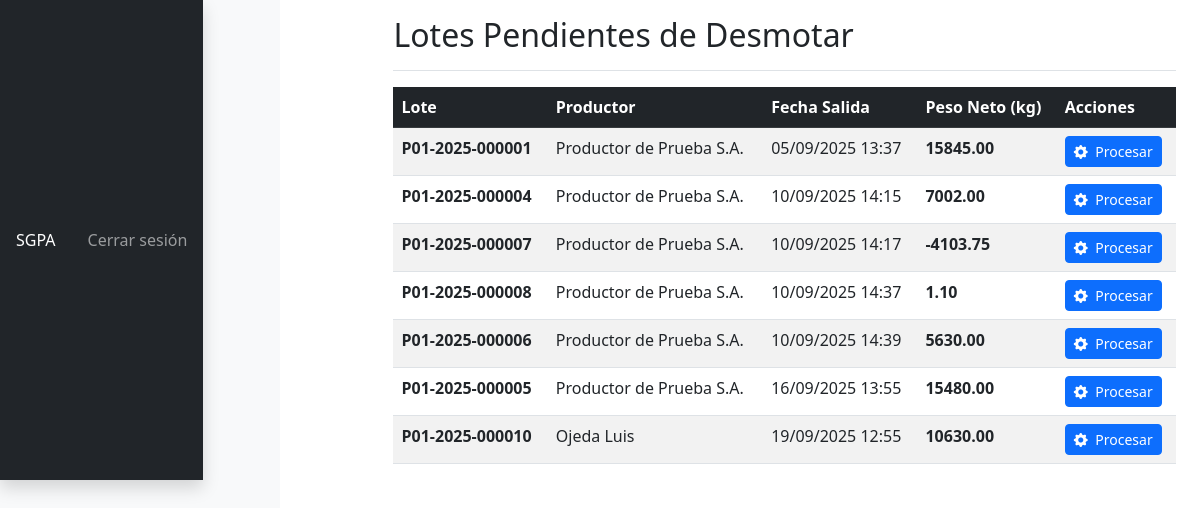
Page /desmotado/pendientes (signed in) on the committed database.
### app/models/operaciones.py (models this page shows)
class Carga(db.Model):
    id = db.Column(db.Integer, primary_key=True)
    lote_id = db.Column(db.String(20), unique=True, nullable=False)
    fecha_entrada = db.Column(db.DateTime, default=datetime.utcnow)
    peso_bruto = db.Column(db.Float, nullable=False)
    peso_tara = db.Column(db.Float)
    fecha_salida = db.Column(db.DateTime)
    estado = db.Column(db.String(50), default='Pendiente Salida')
    numero_bascula = db.Column(db.Integer)
    placa_acoplado = db.Column(db.String(10))
    dtv = db.Column(db.String(50))
    humedad = db.Column(db.Float)
    observaciones_romaneo = db.Column(db.Text)
    planta_id = db.Column(db.Integer, db.ForeignKey('planta.id'), nullable=False)
    productor_id = db.Column(db.Integer, db.ForeignKey('productor.id'), nullable=False)
    chofer_id = db.Column(db.Integer, db.ForeignKey('chofer.id'), nullable=False)
    vehiculo_id = db.Column(db.Integer, db.ForeignKey('vehiculo.id'), nullable=False)
    usuario_balancero_id = db.Column(db.Integer, db.ForeignKey('user.id'), nullable=False)
    usuario_salida_id = db.Column(db.Integer, db.ForeignKey('user.id'))
    productor = db.relationship('Productor')
    chofer = db.relationship('Chofer')
    vehiculo = db.relationship('Vehiculo')
    usuario_balancero = db.relationship('User', foreign_keys=[usuario_balancero_id])
    usuario_salida = db.relationship('User', foreign_keys=[usuario_salida_id])
    proceso_desmotado = db.relationship('ProcesoDesmotado', backref='carga', uselist=False)
    @hybrid_property
    def peso_neto(self):
        if self.peso_bruto and self.peso_tara:
            return self.peso_bruto - self.peso_tara
        return 0.0

class Productor(db.Model):
    id = db.Column(db.Integer, primary_key=True)
    nombre_completo = db.Column(db.String(200), nullable=False)
    cuit = db.Column(db.String(13), unique=True, nullable=False)
    renpa = db.Column(db.String(20))
    telefono = db.Column(db.String(50))
    email = db.Column(db.String(120))
    activo = db.Column(db.Boolean, default=True)

### app/routes/desmotado.py (the view)
@bp.route('/pendientes')
@login_required
@roles_accepted('Administrativo', 'AdminPlanta', 'CasaCentral')
def lotes_pendientes():  # Antes se llamaba listar_lotes_pendientes
    page = request.args.get('page', 1, type=int)
    query = Carga.query.filter(
        Carga.estado == 'Completado',
        Carga.proceso_desmotado == None
    )
    if not current_user.has_role('CasaCentral'):
        query = query.filter(Carga.planta_id == current_user.planta_id)
    lotes = query.order_by(Carga.fecha_salida.asc()).paginate(page=page, per_page=10)
    return render_template('desmotado/lista_lotes_pendientes.html', title='Lotes Pendientes de Desmotar', lotes=lotes)

### templates/desmotado/lista_lotes_pendientes.html (shortened to what this page needs)
{% extends "base.html" %}
{% block content %}
<div class="d-flex justify-content-between flex-wrap flex-md-nowrap align-items-center pt-3 pb-2 mb-3 border-bottom">
    <h1 class="h2">{{ title }}</h1>
</div>
<div class="table-responsive">
    <table class="table table-striped table-hover">
        <thead class="table-dark">
            <tr>
                <th>Lote</th>
                <th>Productor</th>
                <th>Fecha Salida</th>
                <th>Peso Neto (kg)</th>
                <th>Acciones</th>
            </tr>
        </thead>
        <tbody>
            {% for lote in lotes.items %}
            <tr>
                <td><strong>{{ lote.lote_id }}</strong></td>
                <td>{{ lote.productor.nombre_completo }}</td>
                <td>{{ lote.fecha_salida.strftime('%d/%m/%Y %H:%M') }}</td>
                <td><span class="fw-bold">{{ "%.2f"|format(lote.peso_neto) }}</span></td>
                <td>
                    <a href="{{ url_for('desmotado.registrar_proceso', carga_id=lote.id) }}" class="btn btn-sm btn-primary" title="Procesar Lote">
                        <i class="bi bi-gear-fill me-1"></i> Procesar
                    </a>
                </td>
            </tr>
            {% else %}
            <tr>
                <td colspan="5" class="text-center">No hay lotes pendientes para procesar.</td>
            </tr>
            {% endfor %}
        </tbody>
    </table>
</div>
{% endblock %}

### app/static/css/styles.css (style rules this page uses)
body { min-height: 100vh; min-height: -webkit-fill-available; display: flex; }
.btn-primary { background-color: #0d6efd; border-color: #0d6efd; }

### rows in the picture
Carga: lote_id "P01-2025-000001", productor.nombre_completo "Productor de Prueba S.A.", fecha_salida "05/09/2025 13:37", peso_neto "15845.00"
Carga: lote_id "P01-2025-000004", productor.nombre_completo "Productor de Prueba S.A.", fecha_salida "10/09/2025 14:15", peso_neto "7002.00"
Carga: lote_id "P01-2025-000007", productor.nombre_completo "Productor de Prueba S.A.", fecha_salida "10/09/2025 14:17", peso_neto "-4103.75"
Carga: lote_id "P01-2025-000008", productor.nombre_completo "Productor de Prueba S.A.", fecha_salida "10/09/2025 14:37", peso_neto "1.10"
Carga: lote_id "P01-2025-000006", productor.nombre_completo "Productor de Prueba S.A.", fecha_salida "10/09/2025 14:39", peso_neto "5630.00"
Carga: lote_id "P01-2025-000005", productor.nombre_completo "Productor de Prueba S.A.", fecha_salida "16/09/2025 13:55", peso_neto "15480.00"
Carga: lote_id "P01-2025-000010", productor.nombre_completo "Ojeda Luis", fecha_salida "19/09/2025 12:55", peso_neto "10630.00"

### other values in the picture
{{ title }} "Lotes Pendientes de Desmotar"
